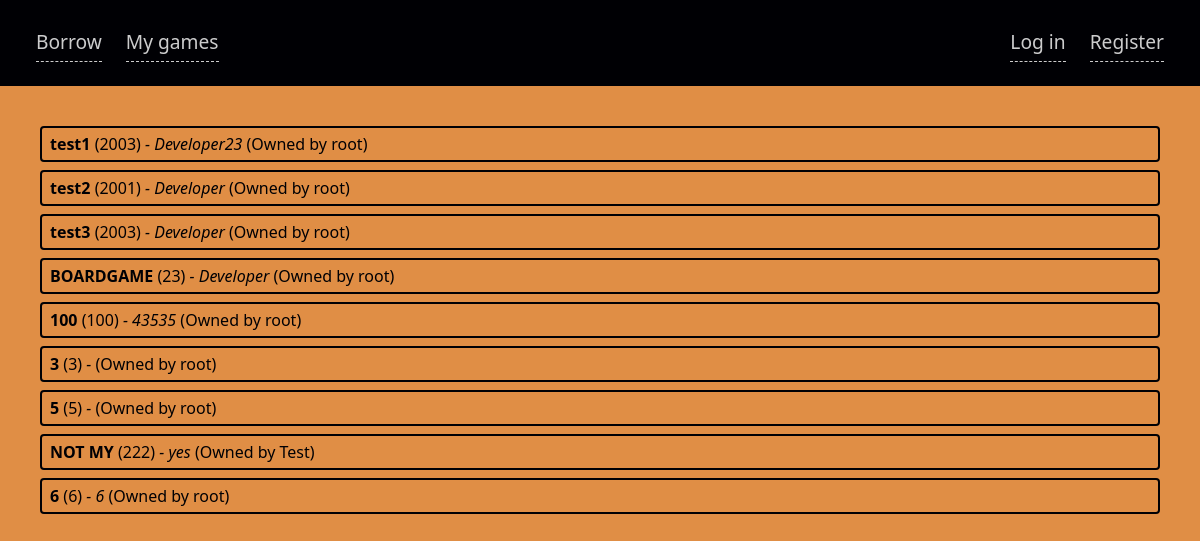
The app's page /, older data.
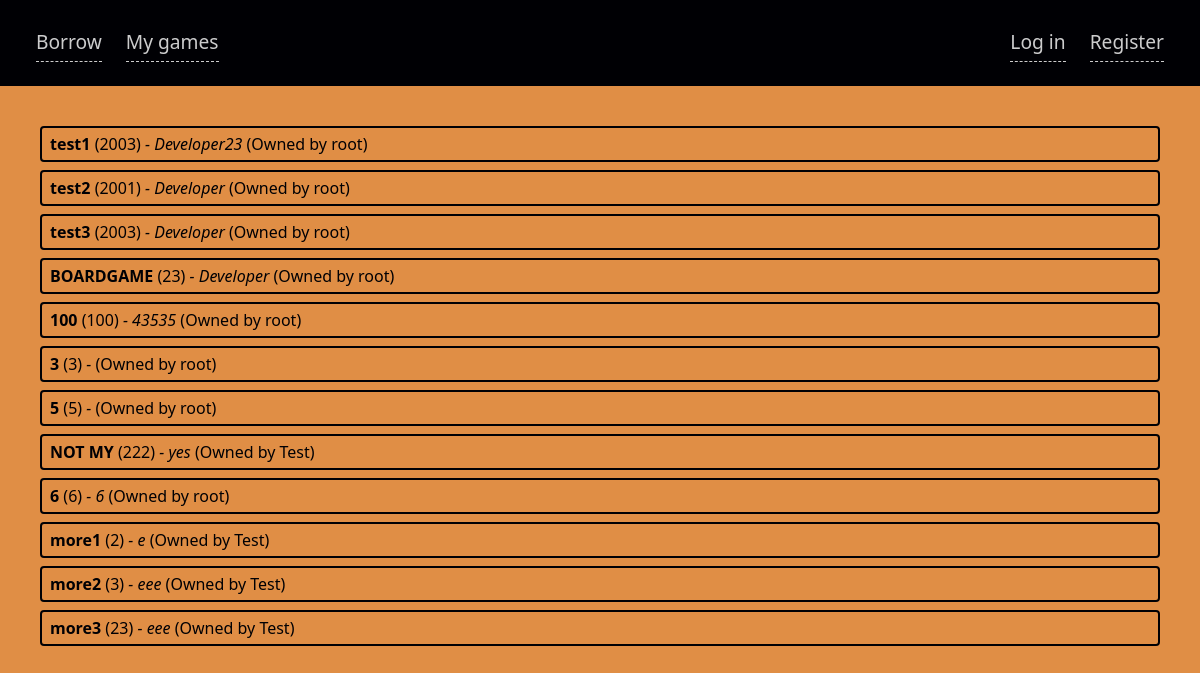
The same page, newer data.
### boardgames/models.py (models this page shows, shortened)
class Boardgame(models.Model):
    name = models.CharField(max_length=255)
    description = models.TextField()
    developer = models.CharField(max_length=255)
    year_published = models.IntegerField()
    date_added = models.DateTimeField(auto_now_add=True)
    date_modified = models.DateTimeField(auto_now=True)
    user = models.ForeignKey(User, on_delete=models.CASCADE)

### boardgames/views.py (the view)
# urls.py: path('', views.index, name='index'),
def index(request):
    if request.user.is_authenticated:
        boardgames_not_owned = Boardgame.objects.exclude(user=request.user) \
            .exclude(borrowing__borrower=request.user, borrowing__date_returned__isnull=True)
    else:
        boardgames_not_owned = Boardgame.objects.exclude(
            borrowing__date_returned__isnull=False)
    return render(request, 'boardgames/index.html', {'boardgames': boardgames_not_owned})

### boardgames/templates/boardgames/index.html (shortened to what this page needs)
{% extends "boardgames/base.html" %}{% block page_styles %}
{%load static%}
<link rel="stylesheet" href="{% static 'accounts/profile.css' %}" />
{% endblock %}
	{% block content %}
	<div class="d-flex col">
		<ul class="col">
			{% for boardgame in boardgames %}
			<a
				class="boardgame"
				href="{% url 'boardgames:boardgame_detail' boardgame.id %}">
				<li>
					<strong>{{ boardgame.name }}</strong>
					<span>({{boardgame.year_published}})</span>
					<i> - {{boardgame.developer}}</i>
					<span>(Owned by {{boardgame.user}})</span>
				</li>
			</a>
			{% endfor %}
		</ul>
	</div>
	{% endblock content %}

Row changes from the older to the newer data that the page shows:
added Boardgame: name "more1", year_published "2", developer "e", user "Test"
added Boardgame: name "more2", year_published "3", developer "eee", user "Test"
added Boardgame: name "more3", year_published "23", developer "eee", user "Test"
